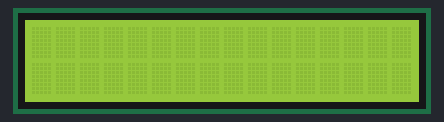
Bench run of a sketch on a simulated Arduino Uno, built with avr-gcc and run on an emulated ATmega328P. On the bench: 16×2 character LCD.

Above: at 0.1 s.
At 2.1 s:
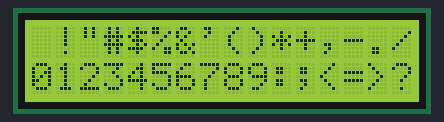
At 4.1 s:
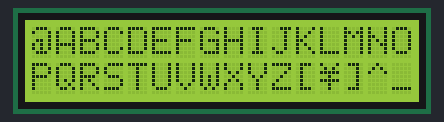
At 6.1 s:
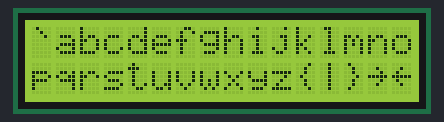
At 10.2 s:
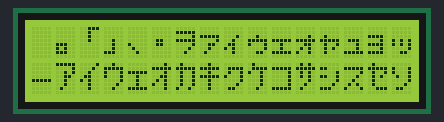
At 14.2 s:
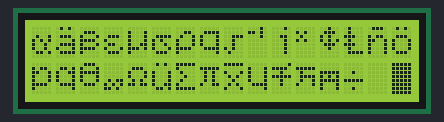

Measured:
- by itself, everything shown: repeats every 16.1 s, in 8 steps
- what the display in image 1 shows lasts 2.0 s, from 2.1 s to 4.1 s

The sketch:

CH_40_06.ino
```cpp
#include <LiquidCrystal.h>

LiquidCrystal lcd(7, 8, 10, 11, 12, 13);   // RS핀, E핀, 데이터 핀 4개
int index = 0;

void setup() {
  lcd.begin(16, 2);     // LCD 크기 지정, 2줄 16칸
}

void loop() {
  lcd.clear();          // 화면 지움
  for (int i = 0; i < 16; i++) {    // 첫 번째 행
    lcd.write(index * 32 + i);
  }
  lcd.setCursor(0, 1);
  for (int i = 16; i < 32; i++) {   // 두 번째 행
    lcd.write(index * 32 + i);
  }

  delay(2000);        // 2초 간격 페이지 전환

  index = (index + 1) % 8;    // 페이지당 32문자, 8페이지 반복
}
```
